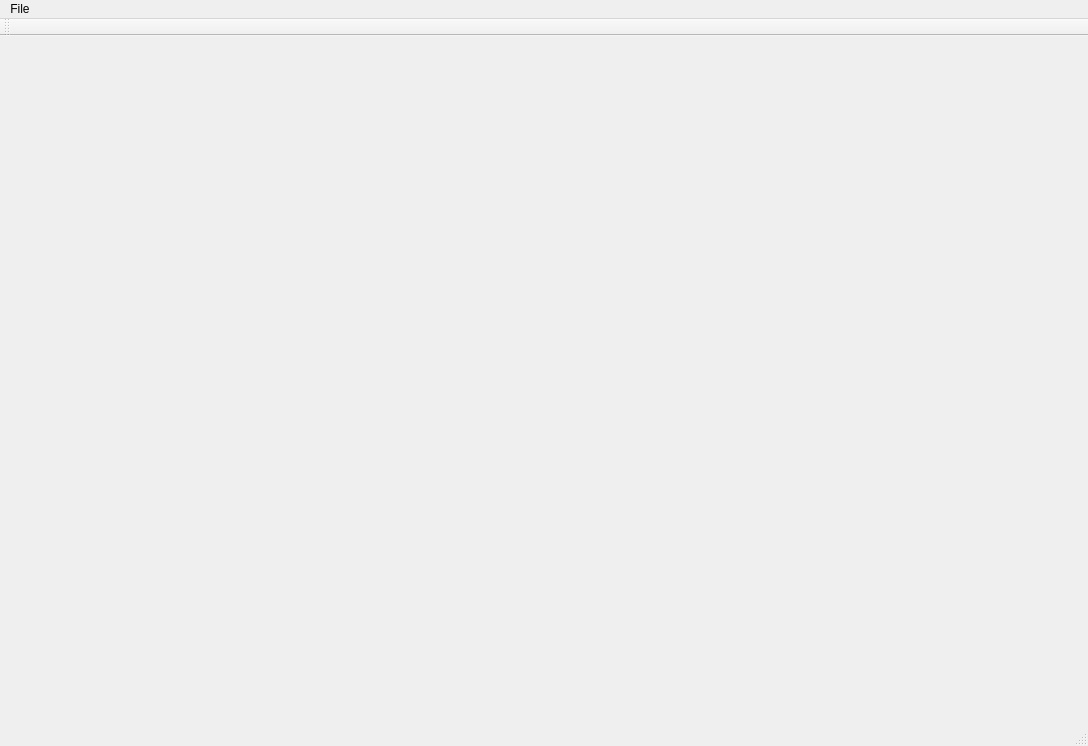
<?xml version="1.0" encoding="UTF-8"?>
<ui version="4.0">
 <class>EditorClass</class>
 <widget class="QMainWindow" name="EditorClass">
  <property name="geometry">
   <rect>
    <x>0</x>
    <y>0</y>
    <width>1088</width>
    <height>746</height>
   </rect>
  </property>
  <property name="windowTitle">
   <string>Editor</string>
  </property>
  <widget class="QWidget" name="centralWidget">
   <property name="autoFillBackground">
    <bool>false</bool>
   </property>
   <layout class="QHBoxLayout" name="horizontalLayout"/>
  </widget>
  <widget class="QMenuBar" name="menuBar">
   <property name="geometry">
    <rect>
     <x>0</x>
     <y>0</y>
     <width>1088</width>
     <height>21</height>
    </rect>
   </property>
   <widget class="QMenu" name="menu_File">
    <property name="title">
     <string>File</string>
    </property>
    <addaction name="mCmdNew"/>
    <addaction name="mCmdOpen"/>
    <addaction name="mCmdSave"/>
    <addaction name="mCmdSaveAs"/>
    <addaction name="separator"/>
    <addaction name="actionExit"/>
   </widget>
   <addaction name="menu_File"/>
  </widget>
  <widget class="QToolBar" name="mainToolBar">
   <attribute name="toolBarArea">
    <enum>TopToolBarArea</enum>
   </attribute>
   <attribute name="toolBarBreak">
    <bool>false</bool>
   </attribute>
  </widget>
  <widget class="QStatusBar" name="statusBar"/>
  <action name="actionExit">
   <property name="text">
    <string>Exit</string>
   </property>
  </action>
  <action name="mCmdSave">
   <property name="text">
    <string>Save...</string>
   </property>
   <property name="toolTip">
    <string>Save Current Project</string>
   </property>
  </action>
  <action name="mCmdSaveAs">
   <property name="text">
    <string>Save As...</string>
   </property>
  </action>
  <action name="mCmdOpen">
   <property name="text">
    <string>Open...</string>
   </property>
  </action>
  <action name="mCmdNew">
   <property name="text">
    <string>New</string>
   </property>
  </action>
 </widget>
 <layoutdefault spacing="6" margin="11"/>
 <resources>
  <include location="Editor.qrc"/>
 </resources>
 <connections>
  <connection>
   <sender>actionExit</sender>
   <signal>triggered()</signal>
   <receiver>EditorClass</receiver>
   <slot>close()</slot>
   <hints>
    <hint type="sourcelabel">
     <x>-1</x>
     <y>-1</y>
    </hint>
    <hint type="destinationlabel">
     <x>299</x>
     <y>199</y>
    </hint>
   </hints>
  </connection>
 </connections>
</ui>
